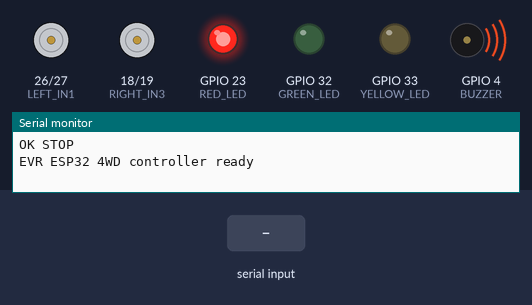
A sketch run on a simulated ESP32. On the bench: motor-driver pin pairs drawn as motors (green arrow = first pin HIGH = forward, orange = second pin HIGH = backward, longer = more drive, scaled by the enable pin), output pins drawn as LEDs (lit = HIGH), buzzer (waves = sounding, pin HIGH), the last lines printed to the serial monitor. The inputs (shaded band) are chosen by the test bench.

Above: at 1.2 s.
1.3 s: "NORMAL\n" received over Serial
At 2.3 s:
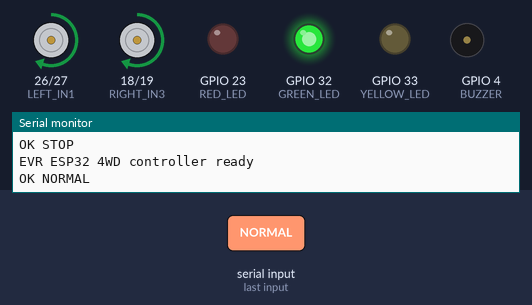
2.8 s: "SLOW\n" received over Serial
At 3.4 s:
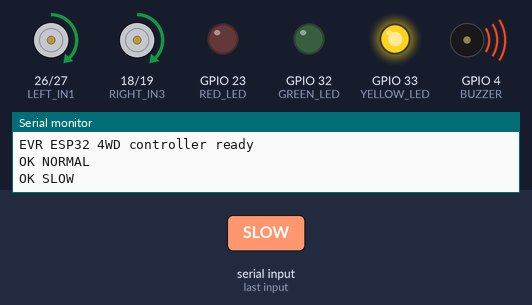
4.3 s: "PULL_RIGHT\n" received over Serial
At 5.7 s:
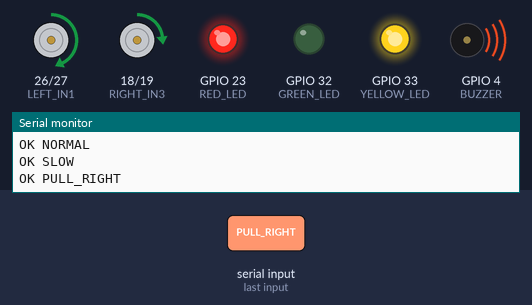
Timing chart, 0 to 7.3 s (numbered marks = the images above; inputs shaded):
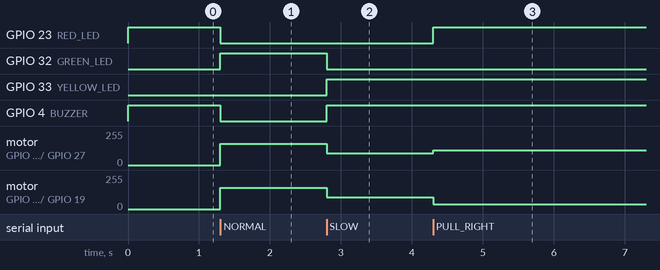

The sketch:

esp32_yield_controller.ino
```cpp
/*
  Emergency Vehicle Recognition - ESP32 4WD yield controller

  Hardware: ESP32-DevKitC, L298N, four DC motors wired as left pair/right pair,
  active buzzer, and 5 V traffic-light module. The Pi sends commands through
  the ESP32 USB cable, one command per line: NORMAL, SLOW, PULL_RIGHT, STOP.

  The controller starts stopped. Test it with the wheels raised first.
*/

#include <Arduino.h>

const int GREEN_LED = 32;
const int YELLOW_LED = 33;
const int RED_LED = 23;
const int BUZZER = 4;

// L298N: OUT1/OUT2 -> both left motors, OUT3/OUT4 -> both right motors.
const int LEFT_ENABLE = 25;  // Remove L298N ENA jumper for PWM control.
const int LEFT_IN1 = 26;
const int LEFT_IN2 = 27;
const int RIGHT_ENABLE = 14; // Remove L298N ENB jumper for PWM control.
const int RIGHT_IN3 = 18;
const int RIGHT_IN4 = 19;

const int PWM_FREQUENCY = 1000;
const int PWM_RESOLUTION = 8;
const int LEFT_PWM_CHANNEL = 0;
const int RIGHT_PWM_CHANNEL = 1;

void setLights(bool green, bool yellow, bool red);
void drive(int leftSpeed, int rightSpeed);
void stopMotors();
void handleCommand(String command);

void setup() {
  Serial.begin(115200);
  pinMode(GREEN_LED, OUTPUT);
  pinMode(YELLOW_LED, OUTPUT);
  pinMode(RED_LED, OUTPUT);
  pinMode(BUZZER, OUTPUT);
  pinMode(LEFT_IN1, OUTPUT);
  pinMode(LEFT_IN2, OUTPUT);
  pinMode(RIGHT_IN3, OUTPUT);
  pinMode(RIGHT_IN4, OUTPUT);
  ledcSetup(LEFT_PWM_CHANNEL, PWM_FREQUENCY, PWM_RESOLUTION);
  ledcSetup(RIGHT_PWM_CHANNEL, PWM_FREQUENCY, PWM_RESOLUTION);
  ledcAttachPin(LEFT_ENABLE, LEFT_PWM_CHANNEL);
  ledcAttachPin(RIGHT_ENABLE, RIGHT_PWM_CHANNEL);
  handleCommand("STOP");
  Serial.println("EVR ESP32 4WD controller ready");
}

void loop() {
  if (!Serial.available()) return;
  String command = Serial.readStringUntil('\n');
  command.trim();
  command.toUpperCase();
  handleCommand(command);
}

void handleCommand(String command) {
  if (command == "NORMAL") {
    setLights(true, false, false);
    digitalWrite(BUZZER, LOW);
    drive(160, 160);
  } else if (command == "SLOW") {
    setLights(false, true, false);
    digitalWrite(BUZZER, HIGH);
    drive(90, 90);
  } else if (command == "PULL_RIGHT") {
    // Differential drive: left side moves faster, producing a right arc.
    setLights(false, true, true);
    digitalWrite(BUZZER, HIGH);
    drive(110, 35);
  } else if (command == "STOP") {
    setLights(false, false, true);
    digitalWrite(BUZZER, HIGH);
    stopMotors();
  } else {
    Serial.print("Unknown command: ");
    Serial.println(command);
    return;
  }
  Serial.print("OK ");
  Serial.println(command);
}

void setLights(bool green, bool yellow, bool red) {
  digitalWrite(GREEN_LED, green ? HIGH : LOW);
  digitalWrite(YELLOW_LED, yellow ? HIGH : LOW);
  digitalWrite(RED_LED, red ? HIGH : LOW);
}

void drive(int leftSpeed, int rightSpeed) {
  digitalWrite(LEFT_IN1, leftSpeed >= 0 ? HIGH : LOW);
  digitalWrite(LEFT_IN2, leftSpeed >= 0 ? LOW : HIGH);
  digitalWrite(RIGHT_IN3, rightSpeed >= 0 ? HIGH : LOW);
  digitalWrite(RIGHT_IN4, rightSpeed >= 0 ? LOW : HIGH);
  ledcWrite(LEFT_PWM_CHANNEL, constrain(abs(leftSpeed), 0, 255));
  ledcWrite(RIGHT_PWM_CHANNEL, constrain(abs(rightSpeed), 0, 255));
}

void stopMotors() {
  digitalWrite(LEFT_IN1, LOW);
  digitalWrite(LEFT_IN2, LOW);
  digitalWrite(RIGHT_IN3, LOW);
  digitalWrite(RIGHT_IN4, LOW);
  ledcWrite(LEFT_PWM_CHANNEL, 0);
  ledcWrite(RIGHT_PWM_CHANNEL, 0);
}
```

Measured:
- after the input at 1.3 s, GPIO 23 (RED_LED), GPIO 4 (BUZZER): HIGH → LOW at once; GPIO 32 (GREEN_LED): LOW → HIGH at once; motor on GPIO 26 (LEFT_IN1) / GPIO 27 (LEFT_IN2), motor on GPIO 18 (RIGHT_IN3) / GPIO 19 (RIGHT_IN4): stopped → forward 159/255 at once
- after the input at 2.8 s, GPIO 32 (GREEN_LED): HIGH → LOW at once; GPIO 33 (YELLOW_LED), GPIO 4 (BUZZER): LOW → HIGH at once; motor on GPIO 26 (LEFT_IN1) / GPIO 27 (LEFT_IN2), motor on GPIO 18 (RIGHT_IN3) / GPIO 19 (RIGHT_IN4): forward 159/255 → forward 90/255 at once
- after the input at 4.3 s, GPIO 23 (RED_LED): LOW → HIGH at once; motor on GPIO 26 (LEFT_IN1) / GPIO 27 (LEFT_IN2): forward 90/255 → forward 110/255 at once; motor on GPIO 18 (RIGHT_IN3) / GPIO 19 (RIGHT_IN4): forward 90/255 → forward 35/255 at once
